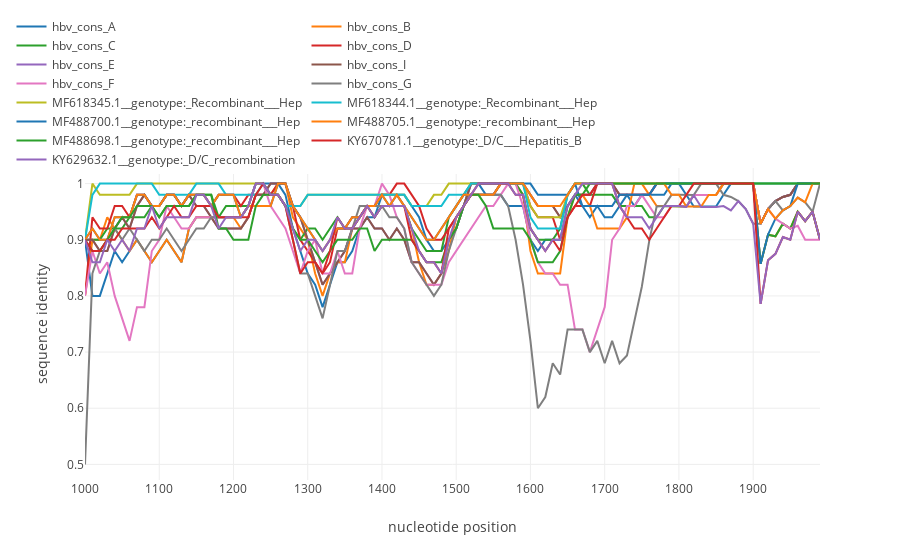

Source (notebook cell):
### Code cell
simgen("./data/conss_and_recs.fasta", window=50, shift=10, pot_rec=8, region=(1000, 2000))
